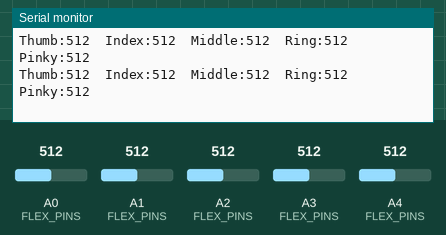
The sketch below on a simulated Arduino Uno, built with avr-gcc and run on an emulated ATmega328P. Shown: the last lines printed to the serial monitor. Inputs (shaded band) come from the test bench; at power-on: A0 (FLEX_PINS) = 512, A1 (FLEX_PINS) = 512, A2 (FLEX_PINS) = 512, A3 (FLEX_PINS) = 512, A4 (FLEX_PINS) = 512.

Above: at 1.2 s.
1.3 s: A0 (FLEX_PINS) set to 109
At 1.39 s:
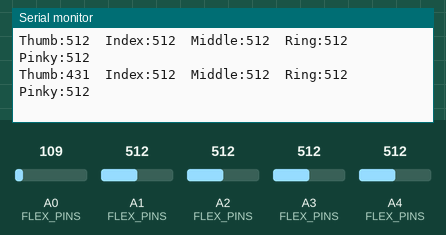
4.3 s: A0 (FLEX_PINS) set to 93
At 4.38 s:
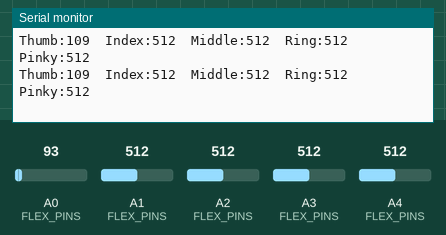
7.3 s: A1 (FLEX_PINS) set to 107
At 7.38 s:
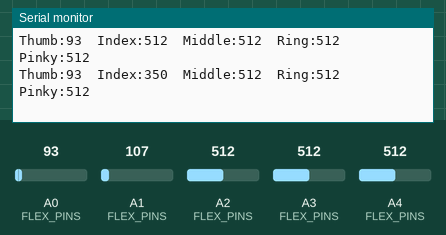
10.3 s: A1 (FLEX_PINS) set to 93
At 10.37 s:
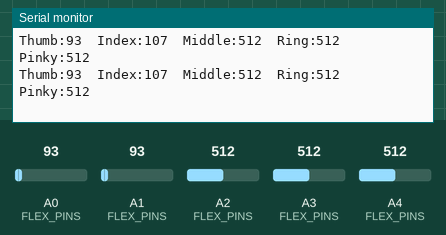
Timing chart, 0 to 13.3 s (numbered marks = the images above; inputs shaded):
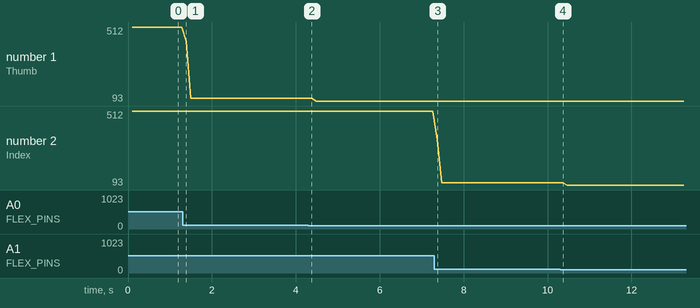

Measured:
- after the input at 1.3 s, the serial monitor: prints a new line after 0.09 s (image 1)
- after the input at 7.3 s, the serial monitor: prints a new line after 0.07 s (image 3)
- plotted number 1: 512 → 109 after the input at 1.3 s, 109 → 93 after the input at 4.3 s
- plotted number 2: 512 → 107 after the input at 7.3 s

The sketch:

5flex_glove.ino
```cpp
const int FLEX_PINS[5] = {A0, A1, A2, A3, A4};
const String FINGERS[5] = {"Thumb", "Index", "Middle", "Ring", "Pinky"};
const int SAMPLES = 10;
int raw[5];

int stableRead(int pin) {
  long sum = 0;
  for (int i = 0; i < SAMPLES; i++) {
    sum += analogRead(pin);
    delay(2);
  }
  return sum / SAMPLES;
}

void setup() {
  Serial.begin(9600);
  Serial.println("Glove ready — stabilised");
}

void loop() {
  for (int i = 0; i < 5; i++) {
    raw[i] = stableRead(FLEX_PINS[i]);
  }

  Serial.print("Thumb:"); Serial.print(raw[0]);
  Serial.print("  Index:"); Serial.print(raw[1]);
  Serial.print("  Middle:"); Serial.print(raw[2]);
  Serial.print("  Ring:"); Serial.print(raw[3]);
  Serial.print("  Pinky:"); Serial.println(raw[4]);
}
```
